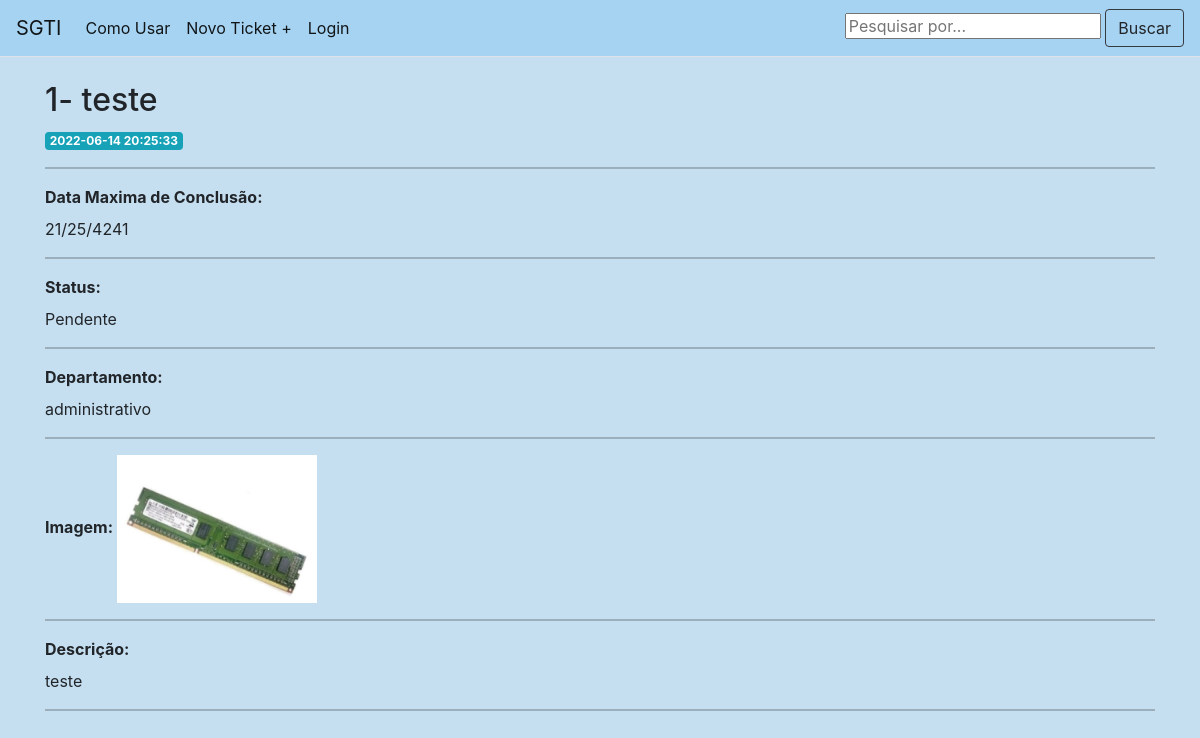
/1, run on an earlier commit of the app's database.
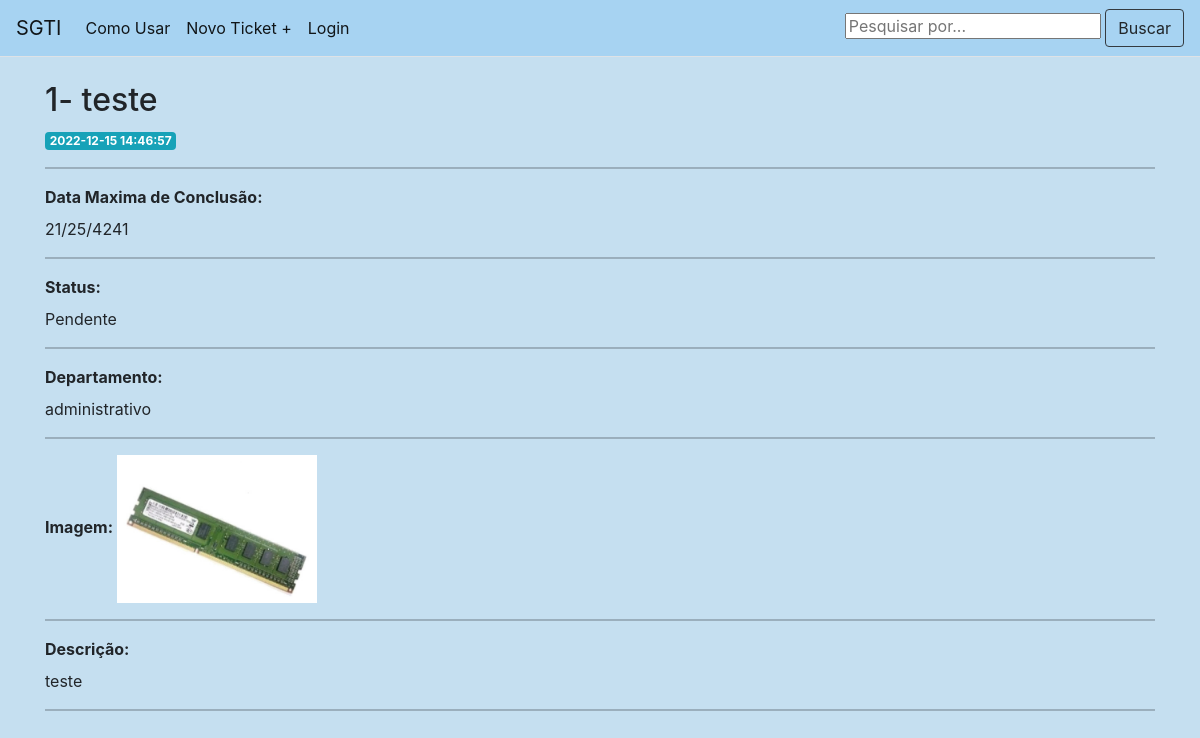
And on a later commit of the database.
### tables this page shows
CREATE TABLE posts (
    id INTEGER PRIMARY KEY AUTOINCREMENT,
    created TIMESTAMP NOT NULL DEFAULT CURRENT_TIMESTAMP,
    title TEXT NOT NULL,
    content TEXT NOT NULL,
    conclusao TEXT NOT NULL,
    departamentos TEXT NOT NULL,
    status TEXT NOT NULL,
    anexos TEXT NOT NULL
);

### app.py (the view)
@app.route('/<int:post_id>')
def post(post_id):
    post = get_post(post_id)
    return render_template('post.html', post=post)

### app.py (called while the page is built)
def get_db_connection():
    conn = sqlite3.connect('database.db')
    conn.row_factory = sqlite3.Row
    return conn

def get_post(post_id):
    conn = get_db_connection()
    post = conn.execute('SELECT * FROM posts WHERE id = ?',
                        (post_id,)).fetchone()
    conn.close()
    if post is None:
        abort(404)
    return post

### templates/post.html (shortened to what this page needs)
{% extends 'base.html' %}
{% block content %}
<br>
<h2>{% block title %} {{ post['id'] }}- {{ post['title'] }} {% endblock %}</h2>
<span class="badge badge-info">{{ post['created'] }}</span>
<hr />
<label for="title" font><b> Data Maxima de Conclusão:</b></label>
<p>{{ post['conclusao'] }}</p>
<hr />
<label for="title" font><b> Status:</b></label>
<p style="text-transform: capitalize;">{{ post['status'] }}</p>
<hr>
<label for="title" font><b> Departamento:</b></label>
<p>{{ post['departamentos'] }}</p>
<hr>
<div id="imagens">
    <div>
        <label><b> Imagem:</b></label>
        <a href="#" parametro="imagem1.jpg" class="abrirModal"><img src="/static/images/{{ post['anexos'] }}"></a>
    </div>
</div>
<hr>
<label for="title"><b>Descrição:</b></label>
<p>{{ post['content'] }}</p>
<hr />
{% endblock %}

### templates/base.html (shortened to what this page needs)
<!doctype html>
<html lang="pt-br">
<head>
  <link rel="stylesheet" href="/static/css/style.css">
  <link href="https://cdn.jsdelivr.net/npm/bootstrap@5.0.2/dist/css/bootstrap.min.css" rel="stylesheet"
>
  <link rel="stylesheet" href="https://stackpath.bootstrapcdn.com/bootstrap/4.3.1/css/bootstrap.min.css"
>
</head>
<body style="background-color: #c5dff0">
  <nav class="navbar navbar-expand-md navbar-light border-bottom" style="background-color: #a7d3f2">
    <a class="navbar-brand" href="{{ url_for('index')}}">SGTI</a>
    <div class="collapse navbar-collapse" id="navbarNav">
      <ul class="navbar-nav d-flex align-items-center">
        <li class="nav-item active">
          <a class="nav-link" href="{{url_for('manual')}}" target="_blank">Como Usar</a>
        </li>
        <li class="nav-item active">
          <a class="nav-link" href="{{url_for('create')}}" >Novo Ticket +</a>
        </li>
        <li class="nav-item active">
          <a class="nav-link" href="{{url_for('login')}}" >Login</a>
        </li>
      </ul>
    </div>
    <div class="buscar">
      <form class="search-box" method="POST">
        <input class="search-box" type="busca" value="{{request.form['buscar']}}" placeholder="Pesquisar por..."
          name="buscar">
        <button class="btn btn-outline-sucess my-2 my-sm-0 border border-dark" type="submit">Buscar</button>
    </div>
  </nav>
  <div class="container">
    {% block content %} {% endblock %}
  </div>
</body>
</html>

### static/css/style.css (style rules this page uses)
#imagens img { width: 200px; }
.search-box input { margin: 0; font-family: inherit; font-size: inherit; line-height: normal; }
.manual h2, p { text-align: justify; }

What changed in the data, as far as the page shows it:
changed posts "teste": created "2022-06-14 20:25:33" → "2022-12-15 14:46:57"
